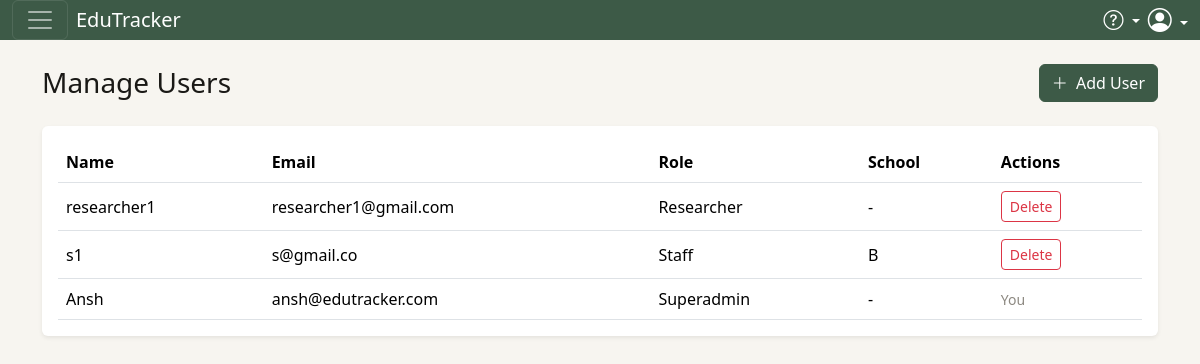
Page /superadmin/users (signed in) on the committed database.
### models.py (models this page shows, shortened)
class User(UserMixin, db.Model):
    __tablename__ = "users"
    id = db.Column(db.Integer, primary_key=True)
    email = db.Column(db.String(120), unique=True, nullable=False)
    username = db.Column(db.String(80), unique=True, nullable=False)
    password_hash = db.Column(db.String(255), nullable=False)
    name = db.Column(db.String(120), nullable=False)
    role = db.Column(db.String(20), nullable=False)
    school = db.Column(db.String(50), nullable=True)

### app.py (the view)
    @app.route("/superadmin/users")
    @role_required("superadmin")
    def superadmin_users():
        users = User.query.order_by(User.role.asc(), User.name.asc()).all()
        return render_template("superadmin_users.html", users=users, schools=app.config["SCHOOLS"])

### app.py (called while the page is built)
def create_app():
    app = Flask(__name__)
    app.config.from_object(Config)
    db.init_app(app)
    migrate.init_app(app, db)
    login_manager.init_app(app)
    def generate_csrf_token():
        if "csrf_token" not in session:
            session["csrf_token"] = secrets.token_hex(16)
        return session["csrf_token"]
    app.jinja_env.globals["csrf_token"] = generate_csrf_token
    register_routes(app)
    with app.app_context():
        db.create_all()
        seed_superadmin()
    return app

@login_manager.user_loader
def load_user(user_id):
    return User.query.get(int(user_id))

def role_required(*roles):
    def decorator(f):
        @wraps(f)
        def wrapped(*args, **kwargs):
            if not current_user.is_authenticated:
                flash("Please log in to continue.", "warning")
                return redirect(url_for("login"))
            if current_user.role not in roles:
                flash("You are not authorized to view that page.", "danger")
                return redirect(url_for("dashboard"))
            return f(*args, **kwargs)
        return wrapped
    return decorator

### templates/superadmin_users.html (shortened to what this page needs)
{% extends "base.html" %}
{% block content %}
<div class="container mt-4">
    <div class="d-flex justify-content-between align-items-center mb-4">
        <h3 class="mb-0">Manage Users</h3>
        <button class="btn btn-primary" data-bs-toggle="modal" data-bs-target="#addUserModal">
            <i class="bi bi-plus-lg me-1"></i> Add User
        </button>
    </div>
    <div class="card border-0 shadow-sm">
        <div class="card-body">
            <table class="table align-middle mb-0">
                <thead>
                    <tr>
                        <th>Name</th>
                        <th>Email</th>
                        <th>Role</th>
                        <th>School</th>
                        <th>Actions</th>
                    </tr>
                </thead>
                <tbody>
                    {% for u in users %}
                    <tr>
                        <td>{{ u.name }}</td>
                        <td>{{ u.email }}</td>
                        <td class="text-capitalize">{{ u.role }}</td>
                        <td>{{ u.school or '-' }}</td>
                        <td>
                            {% if u.id != current_user.id %}
                            <form method="POST" action="{{ url_for('superadmin_users_delete', user_id=u.id) }}"
                                  onsubmit="return confirm('Delete this user? This cannot be undone.');">
                                <button type="submit" class="btn btn-sm btn-outline-danger">Delete</button>
                            </form>
                            {% else %}
                            <span class="text-muted small">You</span>
                            {% endif %}
                        </td>
                    </tr>
                    {% else %}
                    <tr>
                        <td colspan="5">No users found.</td>
                    </tr>
                    {% endfor %}
                </tbody>
            </table>
        </div>
    </div>
</div>
{% endblock %}

### static/css/base.css (style rules this page uses)
body { background-color: #f7f5f0; color: #1a1916; }
.btn-primary { background-color: #3d5a47; border-color: #3d5a47; }
.text-muted { color: #8c8880 !important; }

### rows in the picture
User: name "researcher1", email "researcher1@gmail.com", role "Researcher", school "-"
User: name "s1", email "s@gmail.co", role "Staff", school "B"
User: name "Ansh", email "ansh@edutracker.com", role "Superadmin", school "-", shows "You"
